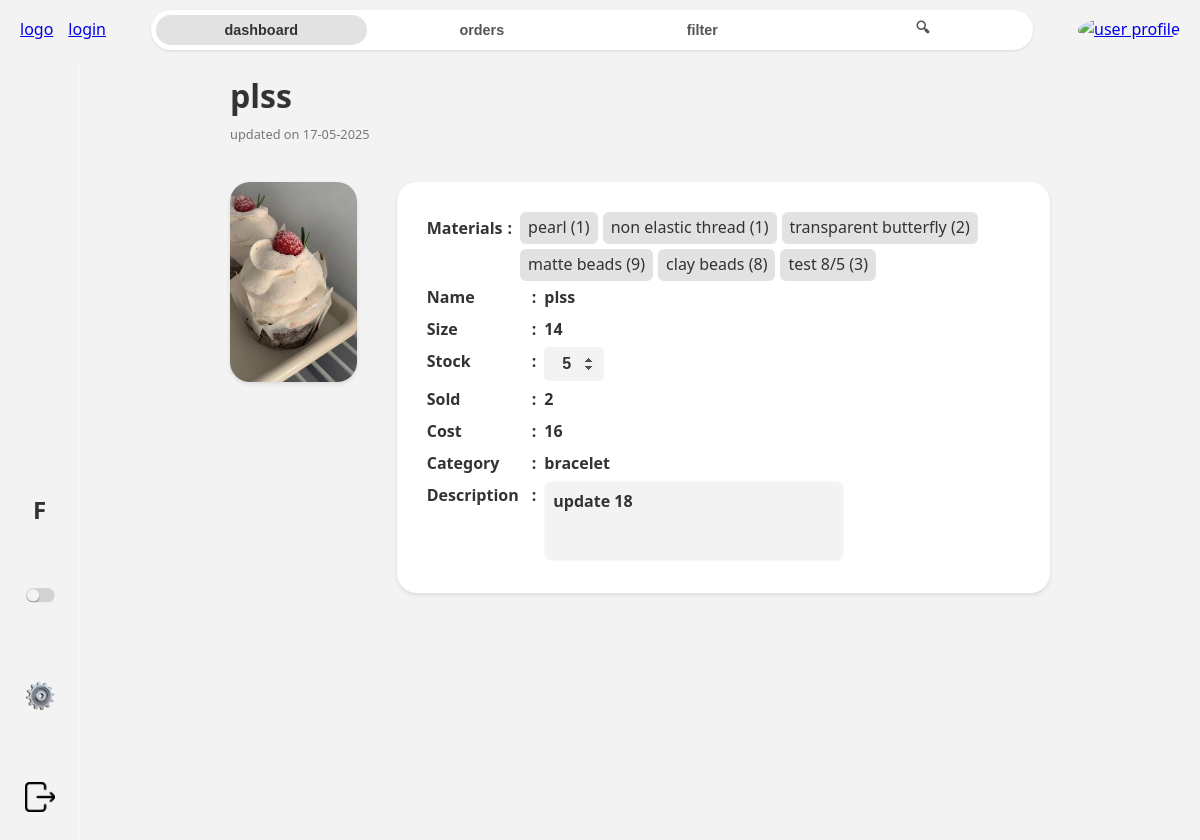
/product/95/adminn/, run on the app's committed database.
### home/models.py (models this page shows, shortened)
class Product(models.Model):
    user = models.ForeignKey(User, null=True, on_delete=models.SET_NULL)
    picture = models.ImageField(null=True, blank=True, upload_to='products/', default='product_empty.jpeg')
    name = models.CharField(max_length=200, null=True)
    size = models.CharField(max_length=200, null=True, blank=True)
    stock = models.IntegerField(null=True)
    sold = models.CharField(max_length=200, null=True)
    cost = models.CharField(max_length=50, null=True)
    category = models.ForeignKey(P_Category, null=True, on_delete=models.SET_NULL)
    description = models.TextField(null=True, blank=True)
    materials = models.ManyToManyField(Material, related_name='products', blank=True, through="ProductMaterial")
    created = models.DateTimeField(auto_now_add=True, null=True)
    updated = models.DateTimeField(auto_now=True, null=True)
    class Meta:
        ordering = ['-updated', 'created']

class ProductMaterial(models.Model):
    material = models.ForeignKey(Material, null=True, on_delete=models.CASCADE)
    product = models.ForeignKey(Product, null=True, on_delete=models.CASCADE)
    quantity_used = models.IntegerField(null=True)
    class Meta:
        constraints = [
            models.UniqueConstraint(fields=['product', 'material'], name='unique_ProductMaterial')
        ]

class Material(models.Model):
    user = models.ForeignKey(User, null=True, on_delete=models.SET_NULL)
    picture = models.ImageField(null=True, blank=True, upload_to='materials/', default='material_empty.jpeg')
    name = models.CharField(max_length=200, null=True)
    size = models.CharField(max_length=200, null=True, blank=True)
    stock = models.IntegerField(null=True)
    colour = models.ForeignKey(Colour, null=True, blank=True, on_delete=models.SET_NULL)
    cost = models.CharField(max_length=50, null=True)
    supplier = models.ForeignKey(Supplier, null=True, blank=True, on_delete=models.SET_NULL)
    category = models.ForeignKey(M_Category, null=True, blank=True, on_delete=models.SET_NULL)
    description = models.TextField(null=True, blank=True)
    created = models.DateTimeField(auto_now_add=True, null=True)
    updated = models.DateTimeField(auto_now=True, null=True)
    class Meta:
        ordering = ['-updated', 'created']

class P_Category(models.Model):
    name = models.CharField(max_length=200, null=True)
    def __str__(self):
        return self.name or ""

### home/views.py (the view)
# urls.py: path('product/<str:pk>/', views.product, name="product"),
def product(request, pk, acc_type=None):
    product = Product.objects.get(id=pk)
    details = {
               'Name':product.name,
               'Size':product.size,
               'Stock':product.stock,
               'Sold':product.sold,
               'Cost':product.cost,
               'Category':product.category,
               'Description':product.description
               }
    user_details = {
               'Name':product.name,
               'Size':product.size,
               'Cost':product.cost,
               'Category':product.category,
               'Description':product.description
               }
    context = {'product':product, 'details':details, 'user_details':user_details, 'acc_type':acc_type}
    return render(request, 'home/product.html', context) #can only pass one dict in render(), so include everything in context

### home/templates/home/product.html (shortened to what this page needs)
{% extends 'main.html' %}
{% block content %}
<div class="view-product-content">
    <div class="view-product">
        <div class="heading">
            <h1>{{product.name}}</h1>
        </div>
        <span id="date">updated on {{product.updated|date:'d-m-Y'}}</span> <br><br>
        <div class="details">
            <div class="product-img">
                <img src="{{product.picture.url}}" alt="product image" /> <br>
            </div>
            {% if acc_type == 'adminn' %}
            <div class="product-description">
                <div class="description-box">
                    <h3 class="keys">Materials</h3>
                    <div class="values">
                        <h3>:</h3>
                        <div class="product-materials">
                            {% for productmaterial in product.productmaterial_set.all %}
                                <a href="{% url 'admin-material' productmaterial.material.id 'adminn' %}">
                                    {{productmaterial.material.name}} ({{productmaterial.quantity_used}})
                                </a>
                            {% endfor %}
                        </div>
                    </div>
                </div>
                {% for key, value in details.items %}
                    <div class="description-box">
                        {% if key == 'Stock' %}
                            <h3 class="keys">{{key}}</h3>
                            <div class="values">
                                <h3>:</h3>
                                <input id="stock" type="number" value="{{value}}" min="0" />
                            </div>
                        {% elif key == 'Description' %}
                            <h3 class="keys">{{key}}</h3>
                            <div class="values">
                                <h3>:</h3>
                                <textarea name="description" id="description" disabled>{{product.description}}</textarea>
                            </div>
                        {% else %}
                            <h3 class="keys">{{key}}</h3>
                            <div class="values">
                                <h3>:</h3>
                                <h3>{{value}}</h3>
                            </div>
                        {% endif %}
                    </div>
                {% endfor %}
            </div>
            {% endif %}
        </div>
    </div>
</div>
{% endblock content %}

### static/style/style.css (style rules this page uses)
:root { --primary-color: #f3f3f3; --secondary-color: #e3e2e2; --accent-color: #a94a4a; --lightfont-color: #555; --darkfont-color: #333; --border-color: #faf7f7; --shadow: 0 2px 4px rgba(0, 0, 0, 0.1); --border-radius: 10px; --transition: all 0.3s ease; }
* { box-sizing: border-box; margin: 0; padding: 0; }
body { font-family: "Segoe UI", Tahoma, Geneva, Verdana, sans-serif; color: var(--darkfont-color); background-color: #fafafa; line-height: 1.6; }
.description span, #date { font-size: 0.8rem; color: #777; }
.form-content, .view-product-content { display: flex; padding: 10px 150px; }
.heading { display: flex; justify-content: start; align-items: center; gap: 20px; }
.details, form { display: flex; gap: 40px; margin-top: 10px; }
.obj-img, .material-img, .product-img { position: relative; width: 200px; height: 200px; border-radius: 20px; overflow: hidden; box-shadow: var(--shadow); }
.obj-img img, .material-img img, .product-img img { width: 100%; height: 100%; object-fit: cover; }
.obj-description, .material-description, .product-description { display: flex; flex-direction: column; padding: 30px 30px; background-color: white; border-radius: 20px; box-shadow: var(--shadow); }
.description-box { display: flex; align-items: center; gap: 5px; }
.description-box h3 { font-size: 1rem; line-height: 2; align-self: start; }
.description-box .keys { width: 100px; }
.values { display: flex; gap: 8px; }
.product-materials { display: flex; gap: 5px; flex-wrap: wrap; }
.product-materials a { width: fit-content; padding: 3px 8px; text-decoration: none; align-self: center; font-weight:500; background-color: var(--secondary-color); color: var(--darkfont-color); border-radius: 6px; }
.description-box .values input, .description-box .values textarea, .productmaterial-box select, .productmaterial-box input { width: 100%; padding: 8px; box-sizing: border-box; margin: 2px 0px; border: 2px solid var(--secondary-color); border-radius: 5px; font-size: 14px; }
#stock { width: 60px; background-color: var(--primary-color); border: none; border-radius: 5px; text-align: center; font-size: 1rem; font-weight: bold; color: var(--darkfont-color); }
#description { width: 300px; height: 80px; padding: 8px; border-radius: 8px; border: 1px solid var(--border-color); background-color: var(--primary-color); resize: none; font-family: inherit; font-size: 1rem; font-weight: bold; color: var(--darkfont-color); }

### data on the page
Product: name "plss", updated "17-05-2025", picture (picture), details "plss" "14" "16", description "update 18"
ProductMaterial: material.name "pearl", quantity_used "1"
ProductMaterial: material.name "non elastic thread", quantity_used "1"
ProductMaterial: material.name "transparent butterfly", quantity_used "2"
ProductMaterial: material.name "matte beads", quantity_used "9"
ProductMaterial: material.name "clay beads", quantity_used "8"
ProductMaterial: material.name "test 8/5", quantity_used "3"
P_Category: key "Category", name "bracelet"

### other printed values
{{ key }} "Name" "Size" "Sold" "Cost"
{{ key }} "Stock"
{{ value }} "2"
{{ key }} "Description"
